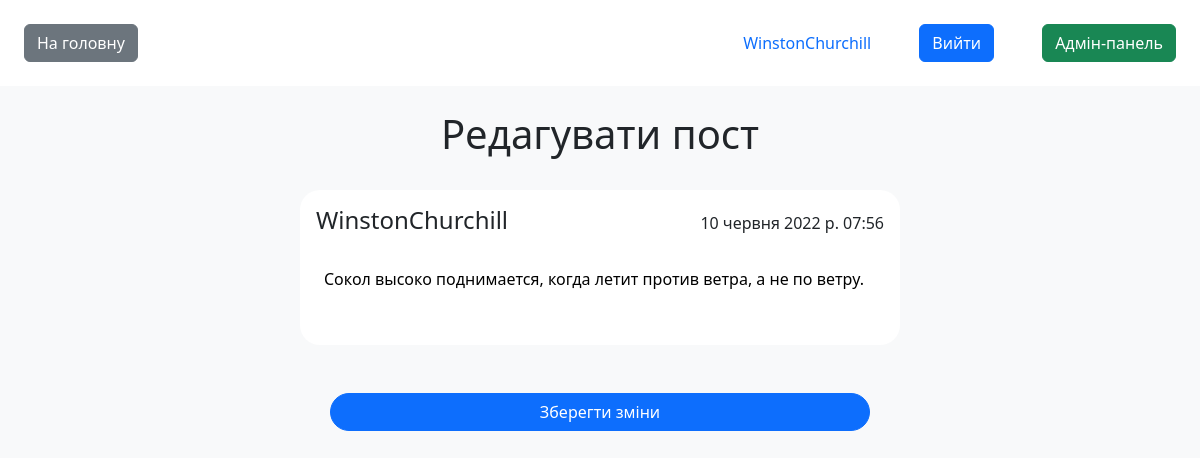
Screenshot of /edit_post/12/ (signed in) with the database file from the repository.
### blog/models.py (models this page shows)
class Post(models.Model):
    id = models.AutoField(primary_key=True)
    author = models.ForeignKey(User, on_delete=models.CASCADE)
    content = models.TextField(blank=True, verbose_name="Текст статті", null=False)
    time_create = models.DateTimeField(auto_now_add=True, verbose_name="Час створення")
    time_update = models.DateTimeField(auto_now=True, verbose_name="Час редагування")
    class Meta:
        verbose_name = 'Пости'
        verbose_name_plural = 'Пости'
        ordering = ['-time_create']

### blog/views.py (the view, shortened to what this page needs)
# urls.py: path('edit_post/<int:post_id>/', EditPostView.as_view(), name='edit_post'),
class EditPostView(View):
    def get(self, request, post_id):
        post = get_object_or_404(Post, id=post_id, author=request.user)
        form = PostForm(instance=post)
        return render(request, 'blog/edit_post.html', {'form': form, 'post': post})

### blog/forms.py
class PostForm(forms.ModelForm):
    class Meta:
        model = Post
        fields = ('content',)
        labels = {
            'content': 'Текст поста',
        }
        widgets = {
            'content': forms.Textarea(
                attrs={
                    'cols': None,
                    'rows': None,
                    'class': 'custom-input text-lg p-2 w-100 ',
                    'placeholder': 'Чим ви хотіли поділитися?',
                    }),
        }

### blog/templates/blog/edit_post.html
{% extends 'blog/base.html' %}
{% block content %}
<main class="d-flex flex-column align-items-center gap-4 w-100">
    <h1>Редагувати пост</h1>
    <div class="mb-4 p-3 bg-white w-50  rounded-20 min-w-450">
        <div class="d-flex justify-content-between align-items-end mb-4">
            <p class="h4 m-0">{{ post.author }}</p>
            <p class="m-0">{{ post.time_create }}</p>
        </div>
        <div>
            <form method="post" id="edit_post">{% csrf_token %}{{ form.content }}</form>
        </div>
    </div>
    <input form="edit_post" class="btn btn-primary rounded-pill w-45" type="submit" value="Зберегти зміни">
</main>
{% endblock %}

### blog/templates/blog/base.html (shortened to what this page needs)
{% load static %}
<!DOCTYPE html>
<html>
    <head>
        <link type="text/css" rel="stylesheet" href="{% static 'css/styles.css' %}">
        <link type="text/css" rel="stylesheet" href="{% static 'css/bootstrap.css' %}">
    </head>
    <body class="bg-light ">
            <header class="p-4 bg-white mb-4 d-flex justify-content-between flex-row-reverse">
               <div class="d-flex justify-content-between align-items-center gap-5">
                {% if user.is_authenticated %}
                    <div><a href="{% url 'user_posts' user.username %}" class="mr-2 text-decoration-none ">{{ user.username }}</a></div>
                    <div><a href="{% url 'logout' %}" class="btn btn-primary mr-2 text-decoration-none">Вийти</a></div>
                {% endif %}
                   {% if user.is_superuser %}
                   <div><a href="{% url 'admin:index' %}" class="btn btn-success mr-2 text-decoration-none">Адмін-панель</a></div>
                   {% endif %}
                </div>
                {% if request.path != '/' %}
                   <div><a href="{% url 'main_page' %}" class="btn btn-secondary">На головну</a></div>
                {% endif %}
            </header>
            {% block content %}
            {% endblock %}
    </body>
</html>

### static/css/styles.css (style rules this page uses)
html, body { margin: 0; height: 100%; }
.rounded-20 { border-radius: 20px; }
.min-w-450 { min-width: 450px; }
.w-45 { width:45% }
.custom-input { border: none; outline: none; box-shadow: none; background-color: transparent; resize: none; overflow: hidden; height: auto; word-wrap: break-word; }

### rows the page displays
Post: author "WinstonChurchill", time_create "10 червня 2022 р. 07:56", content "Сокол высоко поднимается, когда летит против ветра, а не по ветру."

### other values shown
{{ user.username }} "WinstonChurchill"
